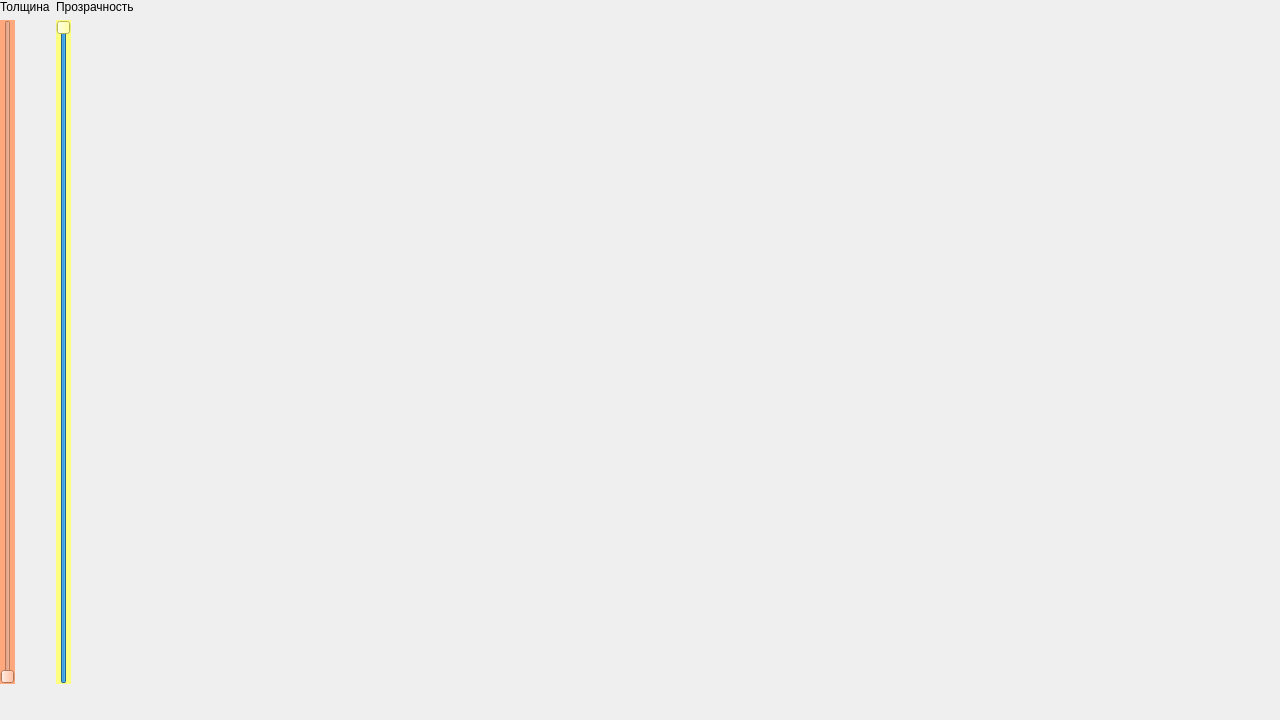
<?xml version="1.0" encoding="UTF-8"?>
<ui version="4.0">
 <class>PictureWindow</class>
 <widget class="QMainWindow" name="PictureWindow">
  <property name="geometry">
   <rect>
    <x>0</x>
    <y>0</y>
    <width>1280</width>
    <height>720</height>
   </rect>
  </property>
  <property name="baseSize">
   <size>
    <width>2</width>
    <height>2</height>
   </size>
  </property>
  <property name="windowTitle">
   <string>MyPaint</string>
  </property>
  <property name="styleSheet">
   <string notr="true"/>
  </property>
  <widget class="QWidget" name="centralwidget">
   <widget class="QWidget" name="gridLayoutWidget">
    <property name="geometry">
     <rect>
      <x>0</x>
      <y>0</y>
      <width>1280</width>
      <height>720</height>
     </rect>
    </property>

    <layout class="QGridLayout" name="gridLayout">
     <item row="0" column="0">
      <widget class="QLabel" name="label">
       <property name="text">
        <string>Толщина</string>
       </property>
      </widget>
     </item>
     <item row="1" column="0">
      <widget class="QSlider" name="verticalSlider">
       <property name="styleSheet">
        <string notr="true">background-color: rgb(255, 168, 125);</string>
       </property>
       <property name="orientation">
        <enum>Qt::Vertical</enum>
       </property>
      </widget>
     </item>

     <item row="0" column="1">
      <widget class="QLabel" name="label_2">
       <property name="text">
        <string>Прозрачность</string>
       </property>
      </widget>
     </item>
     <item row="1" column="1">
      <widget class="QSlider" name="verticalSlider_2">
       <property name="styleSheet">
        <string notr="true">background-color: rgb(255, 255, 127);</string>
       </property>
       <property name="minimum">
        <number>0</number>
       </property>
       <property name="maximum">
        <number>255</number>
       </property>
       <property name="singleStep">
        <number>0</number>
       </property>
       <property name="value">
        <number>255</number>
       </property>
       <property name="sliderPosition">
        <number>255</number>
       </property>
       <property name="tracking">
        <bool>true</bool>
       </property>
       <property name="orientation">
        <enum>Qt::Vertical</enum>
       </property>
      </widget>

     </item>
     <item row="1" column="3" colspan="7" rowspan="7">
      <widget class="QLabel" name="label_3"/>
     </item>
    </layout>
   </widget>
  </widget>
 </widget>
 <resources/>
 <connections/>
</ui>
